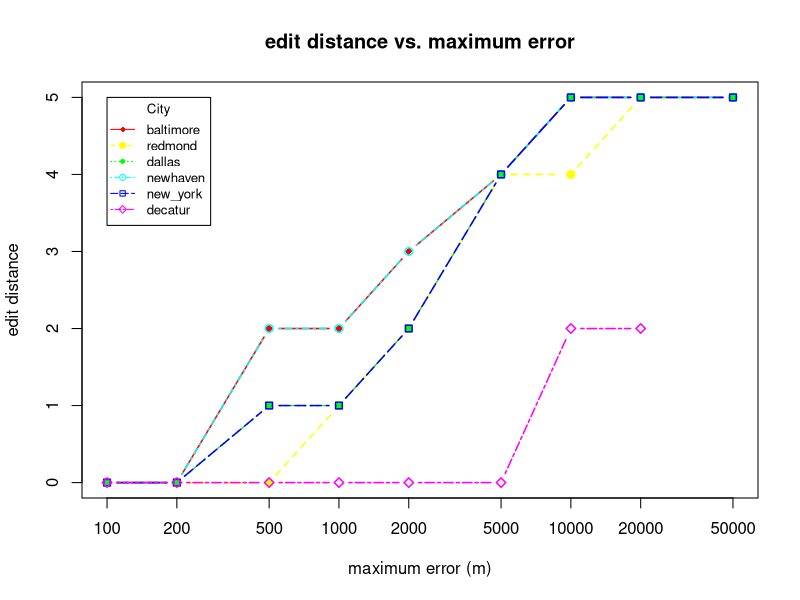

The R source for this figure:
# Create Line Chart

jpeg("./../restaurant_finder/medians_across_city_5.jpg")

# convert factor to numeric for convenience 
Medians <- read.csv("./../restaurant_finder/medians_across_city_5.csv")
nlocations <- length(unique(Medians$location))
locations <- unique(Medians$location)

# get the range for the x and y axis 
xrange <- range(Medians$skew)
yrange <- range(Medians$distortion)

# set up the plot 
plot(xrange, yrange, type="n", xlab="maximum error (m)", log="x",
  	      ylab="edit distance") 
colors <- rainbow(nlocations)
linetype <- c(1:nlocations) 
plotchar <- seq(18,18+nlocations,1)

# add lines 
for (i in 1:nlocations) { 
  city <- subset(Medians, location==locations[i])
  lines(sort(city$skew), sort(city$distortion), type="b", lwd=1.5,
    lty=linetype[i], col=colors[i], pch=plotchar[i])
} 

# add a title and subtitle 
title("edit distance vs. maximum error")

# add a legend 
legend(xrange[1], yrange[2], locations, cex=0.8, col=colors,
  		   pch=plotchar, lty=linetype, title="City")

dev.off()
